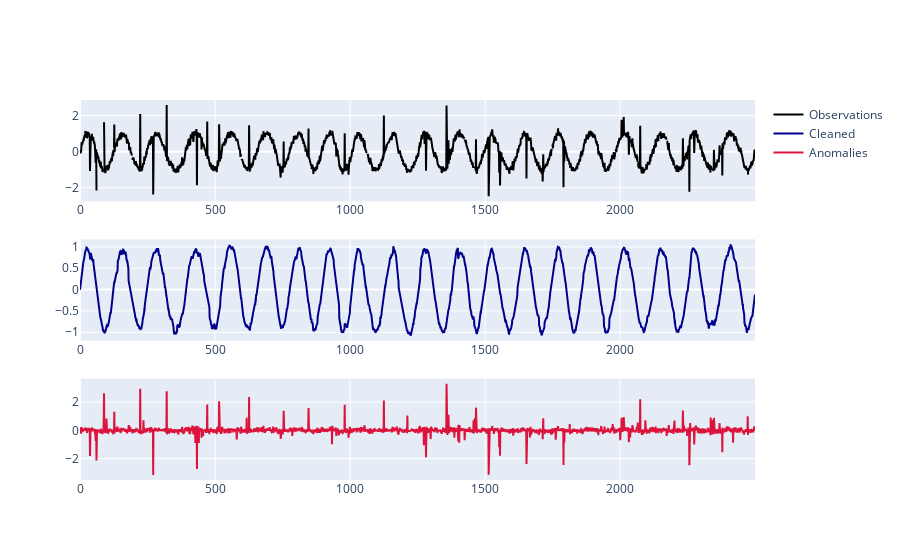

The code cell stored with this chart in its notebook:
### Markdown cell above
**RPCA**

### Code cell
%%time

rpca = RPCA(signal=samples.tolist(), period=20)
D, X, A = rpca.compute_rpca()
drawing.plot_matrices([D, X, A])
s1, s2, s3 = rpca.resultRPCA_to_signal()
drawing.plot_signal([s1, s2, s3])

### Figure 1 — Plotly figure (JSON) as saved in the notebook; plotly's stock layout.template omitted (floating-point values rounded to 4 significant figures; data arrays with more than 128 entries replaced by an {"elided": "..."} marker saying what was removed)
{"data": [{"line": {"color": "black"}, "name": "Observations", "type": "scatter", "x": {"elided": "2500 int values"}, "xaxis": "x", "y": {"elided": "2500 float values"}, "yaxis": "y"}, {"line": {"color": "darkblue"}, "name": "Cleaned", "type": "scatter", "x": {"elided": "2500 int values"}, "xaxis": "x2", "y": {"elided": "2500 float values"}, "yaxis": "y2"}, {"line": {"color": "crimson"}, "name": "Anomalies", "type": "scatter", "x": {"elided": "2500 int values"}, "xaxis": "x3", "y": {"elided": "2500 float values"}, "yaxis": "y3"}], "layout": {"xaxis": {"anchor": "y", "domain": [0, 1]}, "xaxis2": {"anchor": "y2", "domain": [0, 1]}, "xaxis3": {"anchor": "y3", "domain": [0, 1]}, "yaxis": {"anchor": "x", "domain": [0.7333, 1]}, "yaxis2": {"anchor": "x2", "domain": [0.3667, 0.6333]}, "yaxis3": {"anchor": "x3", "domain": [0, 0.2667]}}}
